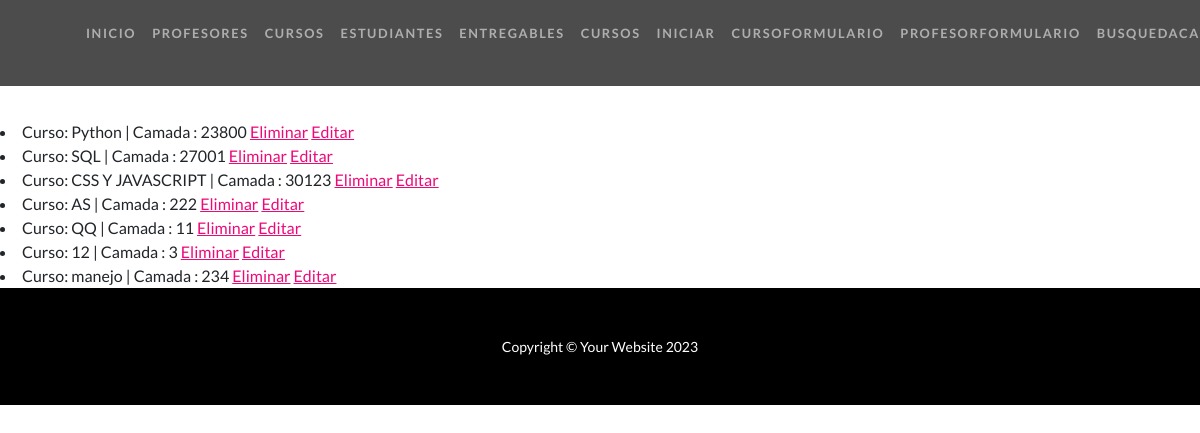
The app's page /clases/lista/, older data.
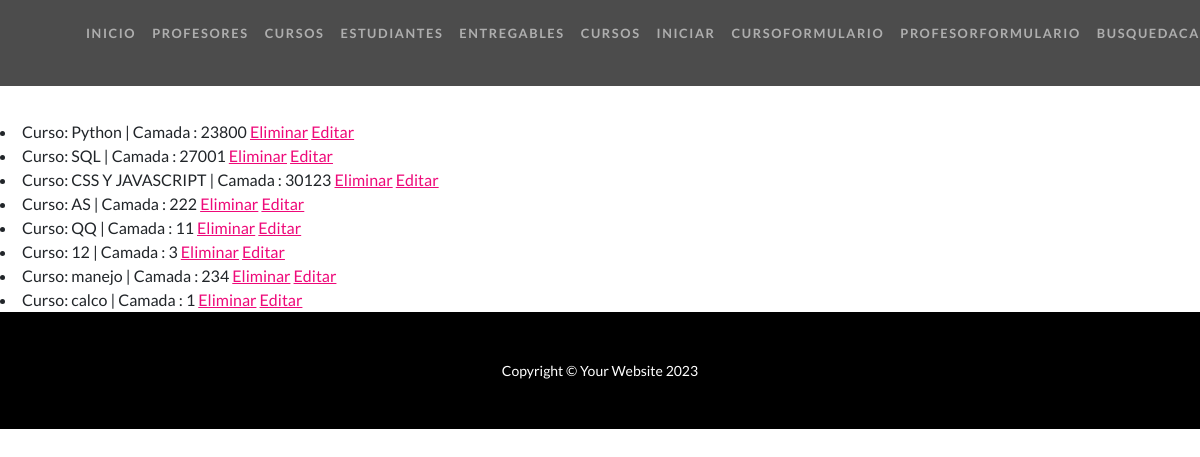
The same page, newer data.
### AppCoder/models.py (models this page shows, shortened)
class Curso(models.Model):
    nombre = models.CharField(max_length=20)
    camada = models.IntegerField()

### AppCoder/views.py (the view)
# urls.py: path('clases/lista/', views.CursoListView.as_view(),name='List'),
class CursoListView(ListView):
    model = Curso
    template_name = "AppCoder/lista.html"

### AppCoder/templates/AppCoder/lista.html (shortened to what this page needs)
{% extends "AppCoder/padre.html"%}
{% load static %}
{% block section1%}
    <br>
    <br>
    <br>
    <br>
    <br>
    {% for curso in object_list %}
        <li>Curso: {{curso.nombre}} | Camada : {{curso.camada}}
            <a href="{% url 'Delete' curso.id %}">Eliminar</a>
            <a href="{% url 'Edit' curso.id %}">Editar</a>
        </li>
    {% endfor %}
{% endblock %}

### AppCoder/templates/AppCoder/padre.html (shortened to what this page needs)
<!DOCTYPE html>
<html lang="en">
    <head>
        {% load static %}
        <link href="{% static 'AppCoder/css/styles.css' %}" rel="stylesheet" />
    </head>
    <body id="page-top">
        <nav class="navbar navbar-expand-lg navbar-dark navbar-custom fixed-top">
            <div class="container px-5">
                <div class="collapse navbar-collapse" id="navbarResponsive">
                    <ul class="navbar-nav ms-auto">
                        <li class="nav-item"><a class="nav-link" href="{% url 'Inicio' %}">Inicio</a></li>
                        <li class="nav-item"><a class="nav-link" href="{% url 'Profesores' %}">Profesores</a></li>
                        <li class="nav-item"><a class="nav-link" href="{% url 'Cursos' %}">Cursos</a></li>
                        <li class="nav-item"><a class="nav-link" href="{% url 'Estudiantes' %}">Estudiantes</a></li>
                        <li class="nav-item"><a class="nav-link" href="{% url 'Entregables' %}">Entregables</a></li>
                        <li class="nav-item"><a class="nav-link" href="{% url 'Cursos'%}">Cursos</a></li>
                        <li class="nav-item"><a class="nav-link" href="#NADAAUN">INICIAR</a></li>
                        <li class="nav-item"><a class="nav-link" href="{% url 'CursoFormulario' %}">CursoFormulario</a></li>
                        <li class="nav-item"><a class="nav-link" href="{% url 'ProfesorFormulario' %}">ProfesorFormulario</a></li>
                        <li class="nav-item"><a class="nav-link" href="{% url 'BusquedaCamada' %}">BusquedaCamada</a></li>
                    </ul>
                </div>
            </div>
        </nav>
        {% block section1 %}
        {% endblock %}
      <footer class="py-5 bg-black">
        <div class="container px-5"><p class="m-0 text-center text-white small">Copyright &copy; Your Website 2023</p></div>
    </footer>
</body>
</html>

Row changes from the older to the newer data that the page shows:
added Curso: nombre "calco", camada "1"
